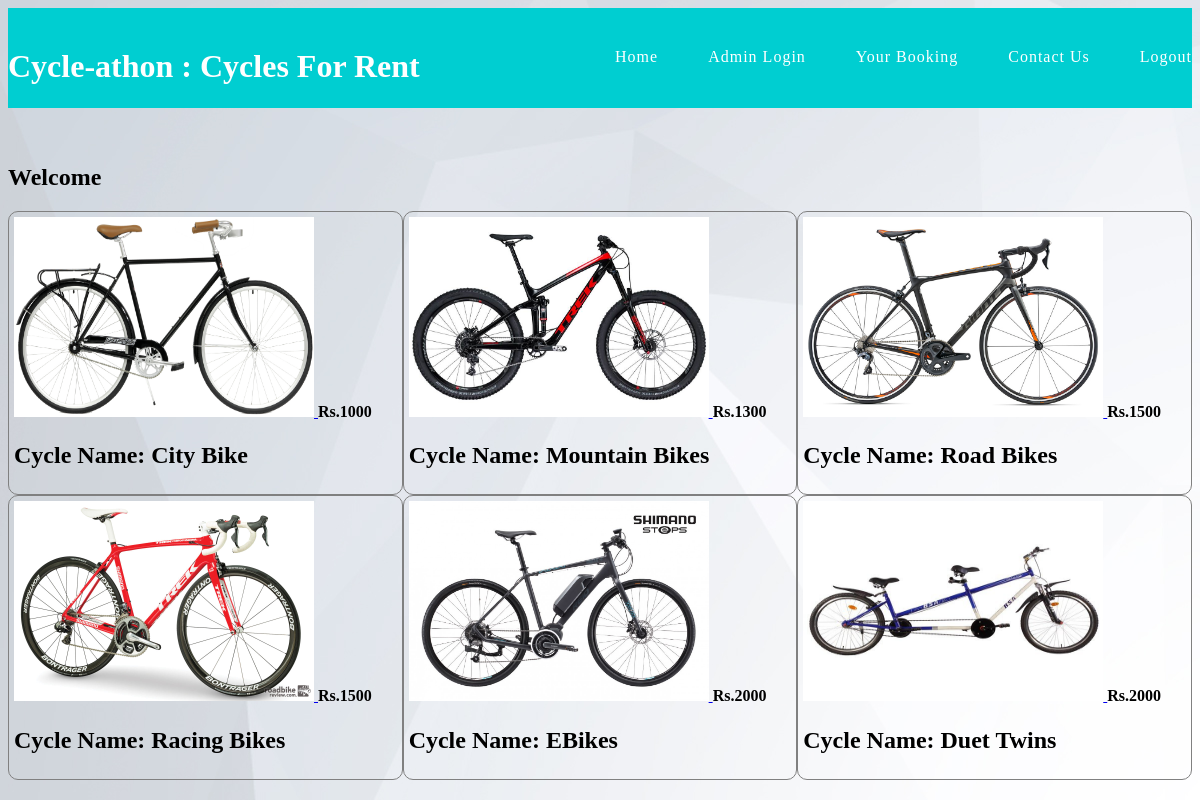
The page / on the database its author committed.
### tables this page shows
CREATE TABLE `cycles` (
  `cycle_id` int(11) NOT NULL,
  `cycle_name` varchar(255) NOT NULL,
  `image` text NOT NULL,
  `hire_cost` int(11) NOT NULL,
  `status` varchar(255) NOT NULL DEFAULT 'Available'
);

### index.php (the view, shortened to what this page needs)
<!DOCTYPE html>
<html>
<head>
	<?php
			include 'header1.php';
	?>
	<link rel="stylesheet" type="text/css" href="css/home_style.css">
</head>
<body background = pic3.jpg>
<br/><br/>
    <?php
						include 'config.php';
						?><h2>Welcome <?php echo $_SESSION['username']?></h2>
						<?php
						$sql_query = "SELECT * FROM cycles WHERE status = 'Available'";
						$result = mysqli_query($con,$sql_query);
						while($row = mysqli_fetch_array($result)){
			?>
				<div class="column">
					<a href="book_cycle.php?id=<?php echo $row['cycle_id'] ?>">
						<img class="thumb" src="cycles/<?php echo $row['image'];?>" width="300" height="200"></img>
					</a>
					<span class="price"><?php echo 'Rs.'.$row['hire_cost'];?></span>
					<div class="property_details">
						<h2>Cycle Name: <span class="property_size"><?php echo $row['cycle_name'];?></span></h2>
					</div>
				</div>
			<?php
				}
			?>
</body>
</html>

### header1.php
<html>
<header>
			<div class="wrapper">
				<h1 class="logo">Cycle-athon : Cycles For Rent </h1>
				<nav>
					<ul>
						<li><a href="index.php">Home</a></li>
					    <li><a href="admin/login.php">Admin Login</a></li>
						<li><a href="booking_stat.php">Your Booking</a></li>
						 <li><a href="contact.php">Contact Us</a></li>
						<li><a href="home.php">Logout</a></li>
					</ul>
				</nav>
			</div>
</header>
</html>

### css/home_style.css (style rules this page uses)
body { background-color: azure; }
header { width: 100%; height: 100px; background-color: darkturquoise; font-family: cursive; color: #fff; }
header .logo { margin-top: 40px; float: left; }
header nav { float: right; opacity: 1; }
header nav ul { margin-top: 40px; list-style: none; overflow: hidden; float: left; }
header nav ul li { float: left; margin-left: 50px; }
header nav ul li a, header nav .login_btn { text-decoration: none; color: #fff; font-family: cursive; font-size: 16px; letter-spacing: 1px; }
* { box-sizing: border-box; }
.column { float:left; width: 33.33%; padding: 5px; position: relative; font-family: cursive; font-weight:bold; border: 1px solid gray; border-radius: 10px; }

### rows shown on the page
cycles: image (picture), hire_cost "1000", cycle_name "City Bike"
cycles: image (picture), hire_cost "1300", cycle_name "Mountain Bikes"
cycles: image (picture), hire_cost "1500", cycle_name "Road Bikes"
cycles: image (picture), hire_cost "1500", cycle_name "Racing Bikes"
cycles: image (picture), hire_cost "2000", cycle_name "EBikes"
cycles: image (picture), hire_cost "2000", cycle_name "Duet Twins"
